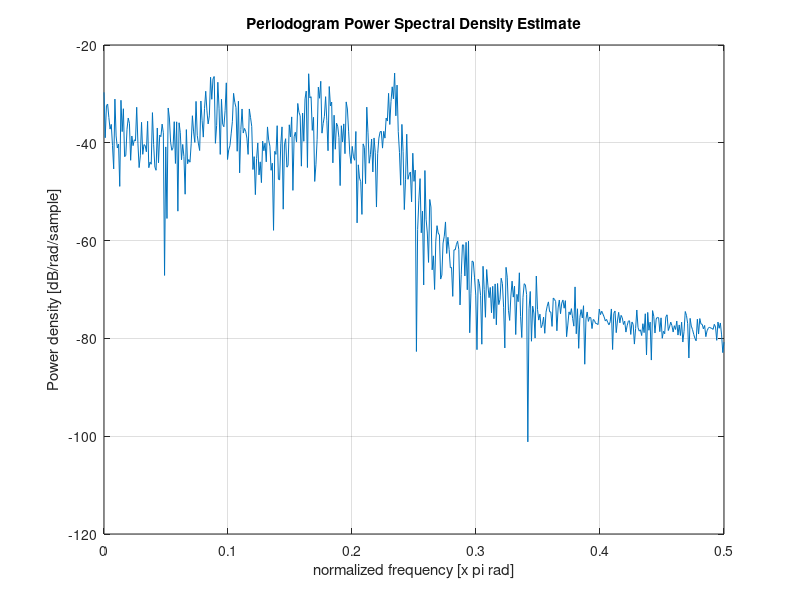
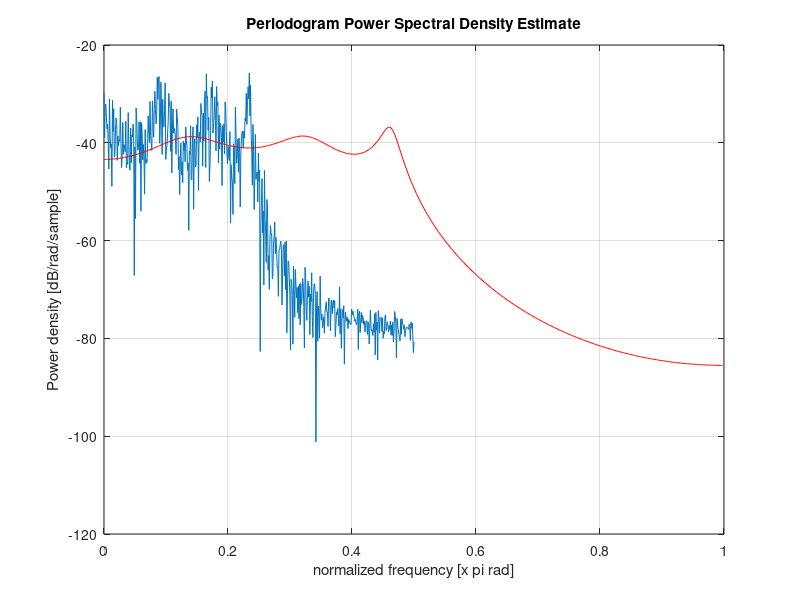

These figures' MATLAB source, in order: (Note: this script raises an error after producing the figures.)
%% create ar process

% TODO: how to use reflection coefficients to make preds??
% after getting this to work with synthetic data, find real world data set
clear
close all
modelOrder = 7;

%This just generates our AR signal on our behalf
b = fir1(1024, .5);
[d,p0] = lpc(b,modelOrder);

rng(123)
u = sqrt(p0)*randn(1000,1);
x = filter(1,d,u);

figure()
periodogram(x)

r = xcorr(x,x);



%% yuelwalkerfunc



% uses levinson durbin recursion to compute params
% aryule estimates the auto corelation funtio of x

[a1,e1,k1] = aryule(x,modelOrder); 
[h1,w1] = freqz(sqrt(e1),a1); 

figure()
periodogram(x)
hold on
hp = plot(w1/pi,20*log10(2*abs(h1)/(2*pi)),'r'); %scale to onesied pds
hp.LineWidth = 2;
xlabel('Normalized frequency (\times \pi rad/sample)')
ylabel('One-sided PSD (dB/rad/sample)')
legend('PSD estimate of x','PSD of model output')



%% levisonAlgo

[a,e,k] = levinson(r,modelOrder);

[h2,w1] = freqz(sqrt(e),a);

a2 = ac2poly(a);


pred = filter(sqrt(e),a,u); 
figure()
stem(pred)
figure()
periodogram(x)
hold on
hp = plot(w1/pi,20*log10(2*abs(h2)/(2*pi)),'r'); %scale to onesied pds
hp.LineWidth = 2;
xlabel('Normalized frequency (\times \pi rad/sample)')
ylabel('One-sided PSD (dB/rad/sample)')
legend('PSD estimate of x','PSD of model output')



%% schutr

% The input here is r the auto correlation sequence
% [k3,e3] = schurrc(x);
% [a3,efinal] = rc2poly(k3,0.01);
% 
% [h3,w3] = freqz(sqrt(efinal),a3);
% 
% figure()
% periodogram(x)
% hold on
% hp = plot(w3/pi,20*log10(2*abs(h3)/(2*pi)),'r'); %scale to onesied pds
% hp.LineWidth = 2;
% xlabel('Normalized frequency (\times \pi rad/sample)')
% ylabel('One-sided PSD (dB/rad/sample)')
% legend('PSD estimate of x','PSD of model output')


% plot(w1/pi,20*log10(abs(H1)))
% xlabel("Normalized Frequency(\times \pi rad/sample")
% ylabel("Magnitude [dB]")
% title("Frequency response of AR process")


